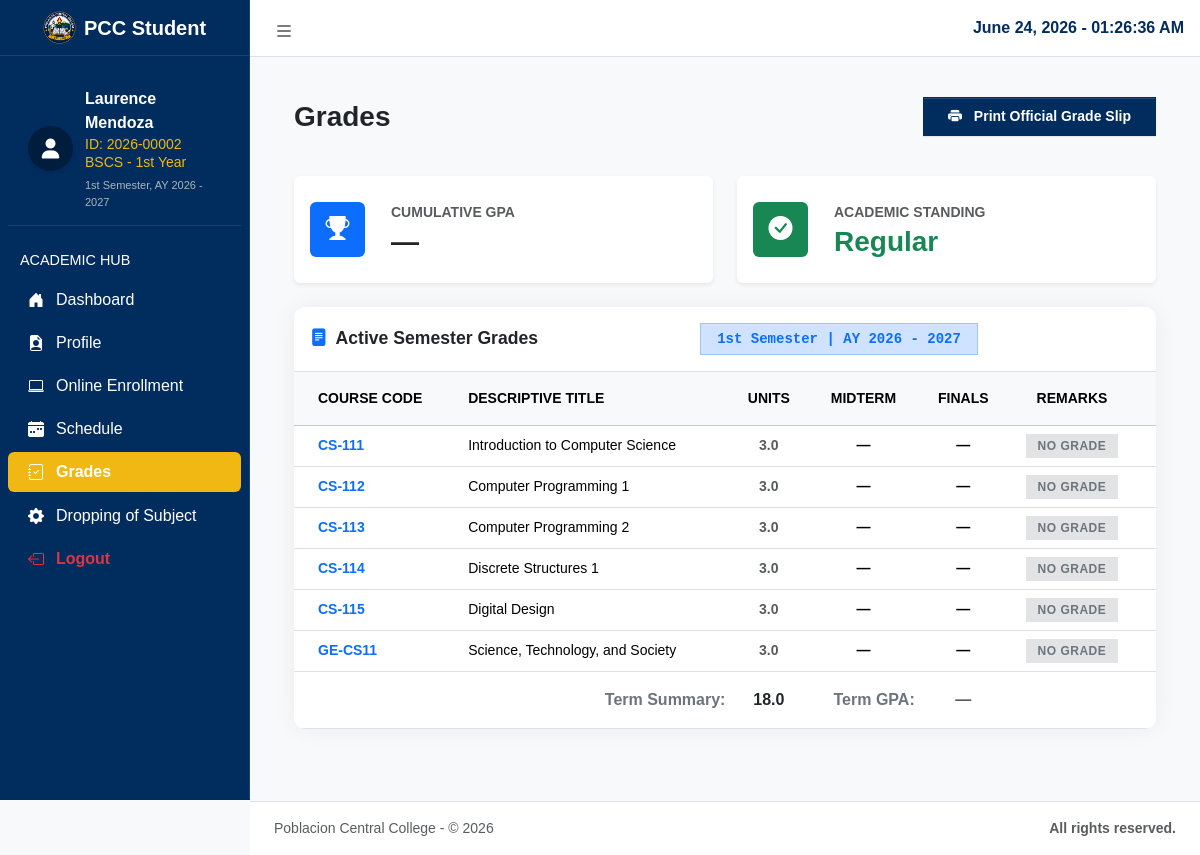
Screenshot of /student/old/old_student_grades.php (signed in) with the database file from the repository.
### tables this page shows
CREATE TABLE `students` (
  `student_id` int(11) NOT NULL AUTO_INCREMENT,
  `student_number` varchar(20) NOT NULL,
  `password_hash` varchar(255) NOT NULL,
  `application_id` int(11) DEFAULT NULL,
  `first_name` varchar(50) NOT NULL,
  `middle_name` varchar(50) DEFAULT NULL,
  `last_name` varchar(50) NOT NULL,
  `suffix` varchar(10) DEFAULT NULL,
  `email` varchar(100) NOT NULL,
  `current_course` varchar(10) NOT NULL,
  `section` varchar(50) DEFAULT NULL,
  `year_level` int(11) DEFAULT 1,
  `classification` varchar(50) DEFAULT 'Regular',
  `created_at` timestamp NOT NULL DEFAULT current_timestamp(),
  `enrollment_status` varchar(50) DEFAULT 'Enrolled',
  `payment_method` varchar(50) DEFAULT 'Cashier',
  `payment_scheme` varchar(50) DEFAULT 'Full Payment',
  `gcash_ref_id` varchar(50) DEFAULT NULL,
  `gcash_receipt_path` varchar(255) DEFAULT NULL,
  PRIMARY KEY (`student_id`),
  UNIQUE KEY `student_number` (`student_number`),
  UNIQUE KEY `email` (`email`),
  KEY `current_course` (`current_course`),
  KEY `application_id` (`application_id`),
  CONSTRAINT `students_ibfk_1` FOREIGN KEY (`current_course`) REFERENCES `courses` (`course_code`),
  CONSTRAINT `students_ibfk_2` FOREIGN KEY (`application_id`) REFERENCES `applicants` (`application_id`)
);

CREATE TABLE `applicants` (
  `application_id` int(11) NOT NULL AUTO_INCREMENT,
  `reference_number` varchar(15) NOT NULL,
  `student_number` varchar(50) DEFAULT NULL,
  `classification` enum('freshman','transferee') NOT NULL,
  `year_level` int(11) DEFAULT 1,
  `academic_term` varchar(20) DEFAULT '1st Semester',
  `school_year` varchar(15) DEFAULT '2026-2027',
  `first_name` varchar(50) NOT NULL,
  `middle_name` varchar(50) DEFAULT NULL,
  `last_name` varchar(50) NOT NULL,
  `suffix` varchar(10) DEFAULT NULL,
  `date_of_birth` date NOT NULL,
  `gender` enum('Male','Female') NOT NULL,
  `civil_status` enum('Single','Married','Widowed') NOT NULL,
  `nationality` varchar(50) NOT NULL,
  `religious_affiliation` varchar(100) DEFAULT NULL,
  `email_address` varchar(100) NOT NULL,
  `mobile_number` varchar(20) NOT NULL,
  `address_region` varchar(50) NOT NULL,
  `address_province` varchar(50) NOT NULL,
  `address_city` varchar(50) NOT NULL,
  `address_barangay` varchar(50) NOT NULL,
  `address_street` varchar(150) NOT NULL,
  `preferred_program` varchar(10) NOT NULL,
  `guardian_id` int(11) DEFAULT NULL,
  `application_status` enum('Pending','Under Review','Approved','Rejected') DEFAULT 'Pending',
  `created_at` timestamp NOT NULL DEFAULT current_timestamp(),
  `address_postal` varchar(10) DEFAULT NULL,
  `shs_card_path` varchar(255) DEFAULT NULL,
  `psa_cert_path` varchar(255) DEFAULT NULL,
  `good_moral_path` varchar(255) DEFAULT NULL,
  `applicant_photo_path` varchar(255) DEFAULT NULL,
  PRIMARY KEY (`application_id`),
  UNIQUE KEY `reference_number` (`reference_number`),
  UNIQUE KEY `email_address` (`email_address`),
  KEY `preferred_program` (`preferred_program`),
  KEY `guardian_id` (`guardian_id`),
  CONSTRAINT `applicants_ibfk_1` FOREIGN KEY (`preferred_program`) REFERENCES `courses` (`course_code`),
  CONSTRAINT `applicants_ibfk_2` FOREIGN KEY (`guardian_id`) REFERENCES `guardians` (`guardian_id`) ON DELETE CASCADE
);

CREATE TABLE `system_settings` (
  `id` int(11) NOT NULL AUTO_INCREMENT,
  `school_year` varchar(20) NOT NULL DEFAULT '2026 - 2027',
  `semester` varchar(20) NOT NULL DEFAULT '1st Semester',
  `enrollment_status` varchar(20) NOT NULL DEFAULT 'Open',
  `grading_status` varchar(20) NOT NULL DEFAULT 'Closed',
  `system_maintenance` varchar(20) NOT NULL DEFAULT 'Disabled',
  `updated_at` timestamp NOT NULL DEFAULT current_timestamp() ON UPDATE current_timestamp(),
  `drop_subject_status` varchar(20) DEFAULT 'Open',
  PRIMARY KEY (`id`)
);

### student/old/old_student_grades.php (the view, shortened to what the rows shown need)
<?php
require_once '../../config/database_connect.php';
$student_number = $_SESSION['student_number'];
$student_data = null;
$applicant_data = null;
try {
    $s_stmt = $conn->prepare("SELECT * FROM students WHERE student_number = :sn LIMIT 1");
    $s_stmt->execute([':sn' => $student_number]);
    $student_data = $s_stmt->fetch(PDO::FETCH_ASSOC);
    if ($student_data) {
        $app_id = $student_data['application_id'];
        if (!empty($app_id)) {
            $a_stmt = $conn->prepare("SELECT * FROM applicants WHERE application_id = :aid LIMIT 1");
            $a_stmt->execute([':aid' => $app_id]);
            $applicant_data = $a_stmt->fetch(PDO::FETCH_ASSOC);
        }
    }
} catch (PDOException $e) {
    error_log("Grades Data Fetch Error: " . $e->getMessage());
}
$current_school_year = '2026 - 2027';
$current_semester = '1st Semester';
try {
    $settings_stmt = $conn->query("SELECT school_year, semester FROM system_settings LIMIT 1");
    $settings_data = $settings_stmt->fetch(PDO::FETCH_ASSOC);
    if ($settings_data) {
        $current_school_year = $settings_data['school_year'];
        $current_semester = $settings_data['semester'];
    }
} catch (PDOException $e) {
}
$display_semester_year = $current_semester . ", AY " . $current_school_year;
$first_name = $student_data['first_name'] ?: ($applicant_data['first_name'] ?? 'Not Provided');
$middle_name = $student_data['middle_name'] ?: ($applicant_data['middle_name'] ?? '');
$last_name = $student_data['last_name'] ?: ($applicant_data['last_name'] ?? 'Not Provided');
$suffix = $student_data['suffix'] ?: ($applicant_data['suffix'] ?? '');
$display_name = trim(preg_replace('/\s+/', ' ', "$first_name $middle_name $last_name $suffix"));
$course_code = $student_data['current_course'] ?? 'TBA';
$year_level_raw = intval($student_data['year_level'] ?? 1);
$suffix_str = ($year_level_raw == 1) ? 'st' : (($year_level_raw == 2) ? 'nd' : (($year_level_raw == 3) ? 'rd' : (($year_level_raw == 4) ? 'th' : '')));
$formatted_rank = ($year_level_raw > 0) ? "{$course_code} - {$year_level_raw}{$suffix_str} Year" : "Unassigned";
?>
<!doctype html>
<html lang="en">
<head>
    <link rel="stylesheet" href="https://cdn.jsdelivr.net/npm/@fontsource/source-sans-3@5.0.12/index.css"
 media="print" onload="this.media = 'all'" />
    <link rel="stylesheet" href="https://cdn.jsdelivr.net/npm/overlayscrollbars@2.11.0/styles/overlayscrollbars.min.css"
 />
    <link rel="stylesheet" href="https://cdn.jsdelivr.net/npm/bootstrap-icons@1.13.1/font/bootstrap-icons.min.css"
 />
    <link rel="stylesheet" href="../../assets/css/adminlte.css" />
    <link rel="stylesheet" href="https://cdnjs.cloudflare.com/ajax/libs/font-awesome/6.4.0/css/all.min.css">
    <link href="https://cdn.jsdelivr.net/npm/bootstrap@5.3.2/dist/css/bootstrap.min.css" rel="stylesheet">
</head>
<body class="fixed-header sidebar-expand-lg bg-body-tertiary">
    <div class="app-wrapper">
        <aside class="app-sidebar sidebar-bg">
            <div class="sidebar-wrapper" style="border-right: 1px solid rgba(255, 255, 255, 0.1)">
                <nav class="mt-2">
                    <div class="user-profile">
                        <div class="user-info">
                            <div class="username"><?php echo htmlspecialchars($display_name); ?></div>
                            <div class="status-text small" style="color: #f1b813; margin-top: -1px;">ID:
                                <?php echo htmlspecialchars($student_number); ?>
                            </div>
                            <div class="status-text small" style="color: #f1b813; margin-top: -3px;">
                                <?php echo htmlspecialchars($formatted_rank); ?>
                            </div>
                            <span class="sidebar-semester-text"><?php echo $display_semester_year; ?></span>
                        </div>
                    </div>
                </nav>
            </div>
        </aside>
        <main class="app-main p-4">
            <div class="app-content">
                <div class="container-fluid">
                    <div class="row">
                        <div class="col-12 mb-5">
                            <div class="card content-card h-100">
                                <div
                                    class="card-header bg-white py-3 border-bottom d-flex align-items-center justify-content-between gap-3">
                                    <div>
                                        <span
                                            class="badge bg-primary-subtle text-primary border border-primary-subtle px-3 py-2 fw-bold font-monospace fs-7">
                                            <?= htmlspecialchars($current_semester . " | AY " . $current_school_year); ?>
                                        </span>
                                    </div>
                                </div>
                                <div class="card-body p-0">
                                    <div class="table-responsive">
                                        <table class="table table-hover align-middle mb-0">
                                            <thead class="table-light text-secondary small text-uppercase">
                                                <tr>
                                                    <th class="ps-4 py-3">Course Code</th>
                                                    <th class="py-3">Descriptive Title</th>
                                                    <th class="text-center py-3">Units</th>
                                                    <th class="text-center py-3">Midterm</th>
                                                    <th class="text-center py-3">Finals</th>
                                                    <th class="text-center py-3">Remarks</th>
                                                </tr>
                                            </thead>
                                        </table>
                                    </div>
                                </div>
                            </div>
                        </div>
                    </div>
                </div>
            </div>
        </main>
    </div>
</body>
</html>

### rows the page displays
students: display_name "Laurence Mendoza", formatted_rank "BSCS - 1st Year"
system_settings: display_semester_year "1st Semester, AY 2026 - 2027", semester+school_year "1st Semester | AY 2026 - 2027"

### other values shown
$student_number "2026-00002"
$student_data['gpa'] "—"
$row['subject_code'] "CS-111"
$row['descriptive_title'] "Introduction to Computer Science"
$row['units'] "3.0"
$row['subject_code'] "CS-112"
$row['descriptive_title'] "Computer Programming 1"
$row['subject_code'] "CS-113"
$row['descriptive_title'] "Computer Programming 2"
$row['subject_code'] "CS-114"
$row['descriptive_title'] "Discrete Structures 1"
$row['subject_code'] "CS-115"
$row['descriptive_title'] "Digital Design"
$row['subject_code'] "GE-CS11"
$row['descriptive_title'] "Science, Technology, and Society"
